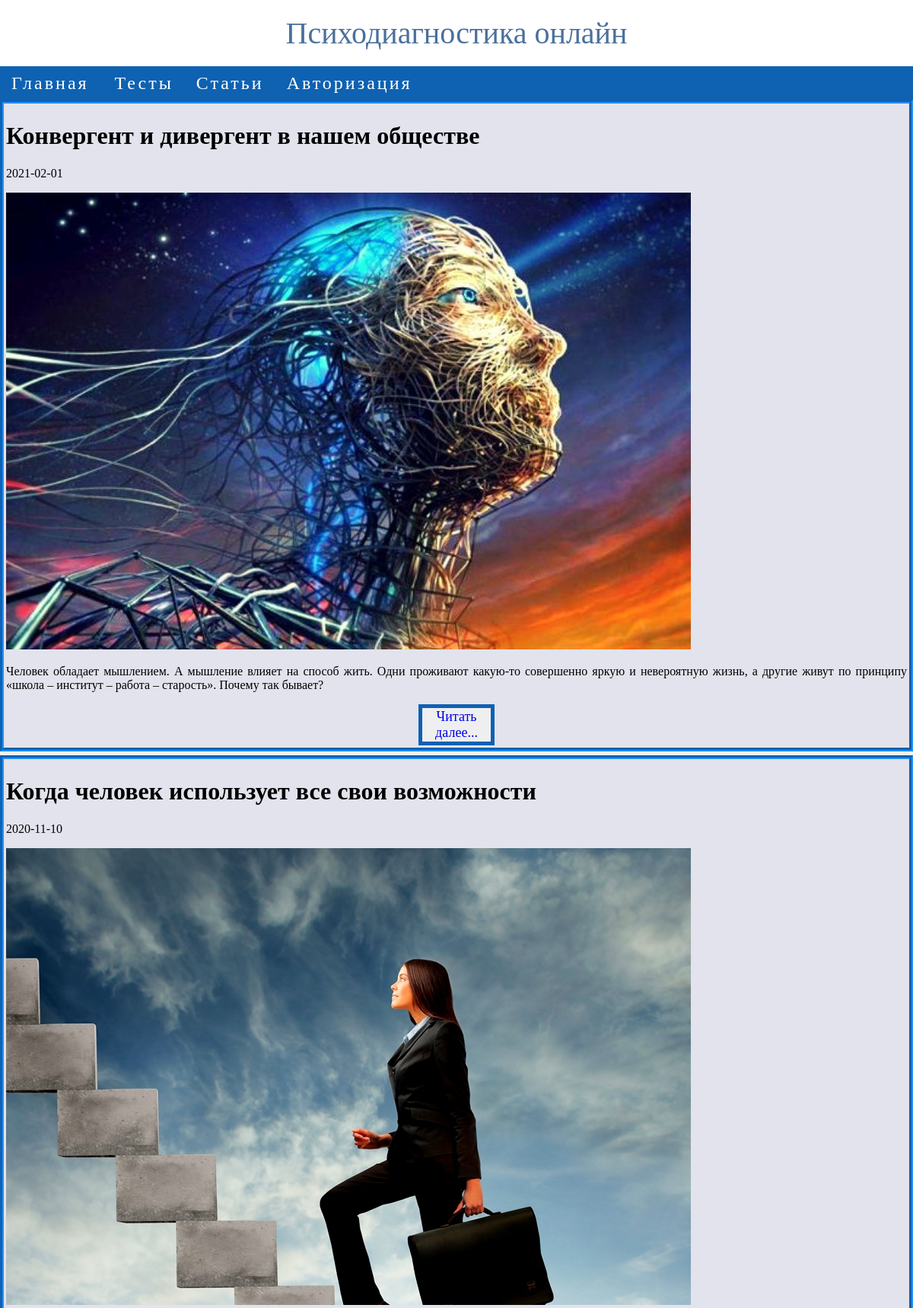
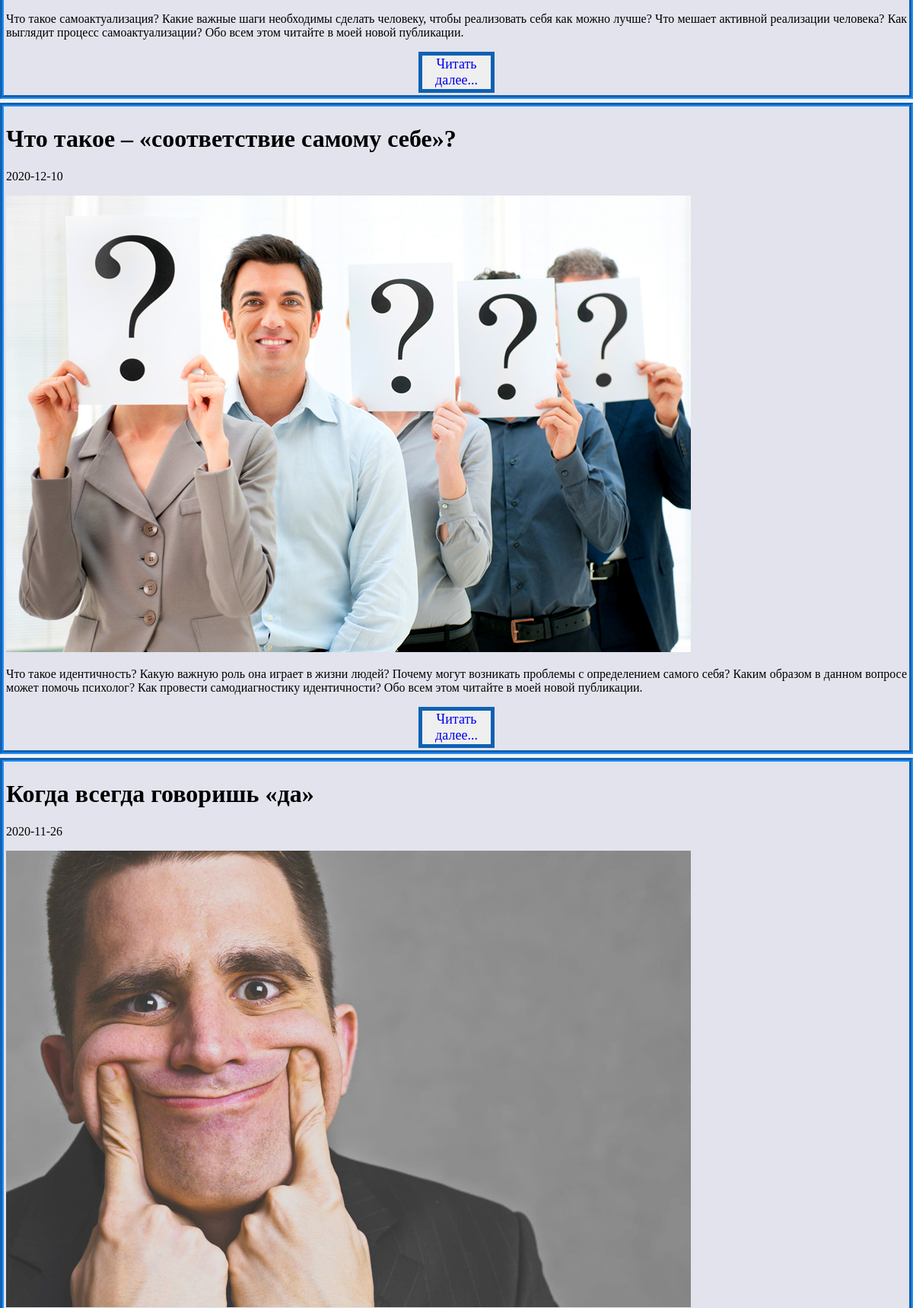
Screenshot of /?option=category&idcategory_article=2 (upper part) with the database file from the repository (2 pictures, top to bottom).
### tables this page shows
CREATE TABLE `article` (
  `idarticle` int(11) NOT NULL,
  `article_title` varchar(100) NOT NULL,
  `article_description` text NOT NULL,
  `article_text` text NOT NULL,
  `article_date` date NOT NULL,
  `article_image` varchar(100) NOT NULL,
  `idcategory_article` int(11) NOT NULL
);

### classes/category.php (the view, shortened to what this page needs)
<?php
class category extends Meta
{
    public function get_content()
    {
        if ($_GET['idcategory_article']) {
            $idcategory_article = (int)$_GET['idcategory_article'];
            if (!$idcategory_article) {
                echo 'Невозможно отобразить статью. Неправильные исходные данные';
            } else {
                $query = "SELECT idarticle, article_title, article_description, article_date, article_image FROM article
WHERE idcategory_article = '$idcategory_article'";
                $result = mysqli_query($this->db, $query);
                echo '<div id = "main">';
                for ($i = 0; $i < mysqli_num_rows($result); $i++) {
                    $row = mysqli_fetch_array($result, MYSQLI_ASSOC);
                    printf("<div class='block'>
<p>%s</p>
<p>%s</p>
<p><img src = '%s'>%s</p>
<button class='btn' id='btn'><a class='link' href = '?option=view_article&idarticle=%s'>Читать далее...</a></button>
</div>", $row['article_title'], $row['article_date'], $row['article_image'], $row['article_description'], $row['idarticle']);
                }
                echo '</div>
     </div>';
            }
        } else {
            echo 'Невозможно отобразить. Неправильные исходные данные';
        }
    }
}

### Style.css (style rules this page uses)
* { box-sizing: border-box; }
body { margin: 0; background: #f2f2f2; }
button.btn { color: #0b43dd; padding: auto; width: 100px; text-decoration: none; text-align: center; margin: auto; display: block; background-image: linear-gradient(to left, transparent, transparent 50%, #d7dfff 50%, #d7dfff); background-position: 100% 0; background-size: 200% 100%; transition: all .25s ease-in; font: 400 18px tahoma; border: 5px solid #0e61b4; }
a.link { text-decoration: none; }
.block { border: 5px groove #1E90FF; padding: 3px; margin-bottom: 5px; background-color: #e2e3ec; text-align: justify; }

### rows the page displays
article: article_title "Конвергент и дивергент в нашем обществе", article_date "2021-02-01", article_image (picture), article_description "Человек обладает мышлением. А мышление влияет на способ жить. Одни проживают какую-то совершенно яркую и невероятную жизнь, а другие живут по принципу «школа – институт – работа – старость». Почему так бывает?"
article: article_title "Когда человек использует все свои возможности", article_date "2020-11-10", article_image (picture), article_description "Что такое самоактуализация? Какие важные шаги необходимы сделать человеку, чтобы реализовать себя как можно лучше? Что мешает активной реализации человека? Как выглядит процесс самоактуализации? Обо всем этом читайте в моей новой публикации."
article: article_title "Что такое – «соответствие самому себе»?", article_date "2020-12-10", article_image (picture), article_description "Что такое идентичность? Какую важную роль она играет в жизни людей? Почему могут возникать проблемы с определением самого себя? Каким образом в данном вопросе может помочь психолог? Как провести самодиагностику идентичности? Обо всем этом читайте в моей новой публикации."
article: article_title "Когда всегда говоришь «да»", article_date "2020-11-26", article_image (picture)
